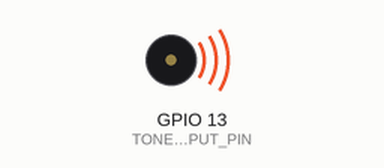
Simulated run of this sketch. Board: ESP32. Parts: buzzer (waves = sounding).

Above: at 0.05 s.
Timing chart, 0 to 3.0 s (numbered marks = the images above):
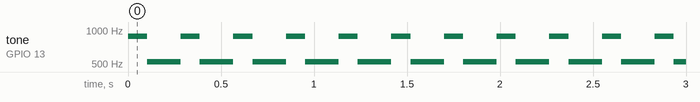

Measured:
- by itself, tone on GPIO 13 (TONE_OUTPUT_PIN): alternates 880 Hz for 0.10 s and 523 Hz for 0.18 s

The sketch:

sirene_esp32.ino
```cpp
const int TONE_OUTPUT_PIN = 13;

// The ESP32 has 16 channels which can generate 16 independent waveforms
// We'll just choose PWM channel 0 here
const int TONE_PWM_CHANNEL = 0;
int i = 0;
int j = 0;
void setup() {
  // ledcAttachPin(uint8_t pin, uint8_t channel);
  ledcAttachPin(TONE_OUTPUT_PIN, TONE_PWM_CHANNEL);
}

void loop() {

  if(i >= 0 && i <=100 && j == 0){
    i++;
    ledcWriteNote(TONE_PWM_CHANNEL, NOTE_A, 5);
    if(i == 100){
      j+=1;
      i=0;
    }
    delay(1);
  }
  if(i >= 0 && i <= 175 && j == 1){
    i++;
    ledcWriteNote(TONE_PWM_CHANNEL, NOTE_C, 5);
    if(i == 175){
      j-=1;
      i=0;
    }
    delay(1);
  }
}
```
